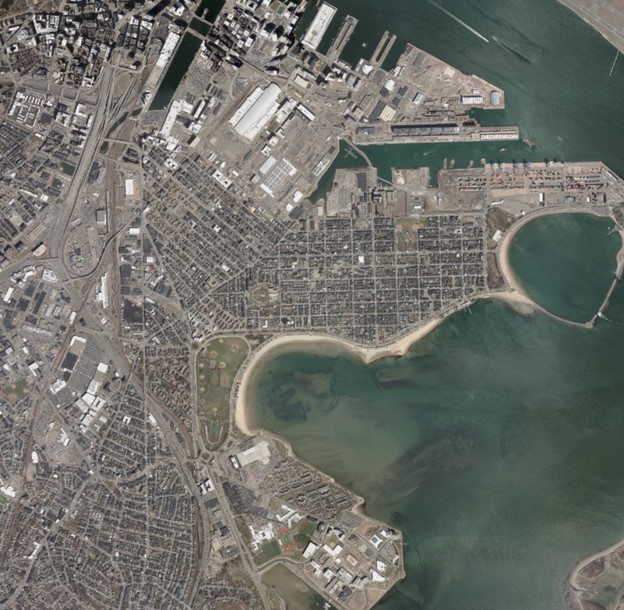
#> input picture Tests/Images/Boston_Mod.jpg, 624 x 610 px
$ python FREAK_test.py   (older library calls are emulated)
#> lines starting #> are read from the running program, lines starting #| are printed output that depends on the picture
import cv2
from matplotlib import pyplot as plt
from skimage import exposure

# read images
mod = cv2.imread('Images/Boston_Mod.jpg')
#> mod is the input picture: shape (610, 624, 3); mean B, G, R 105, 111.1, 109.6
mac = cv2.imread('Images/Boston_Mac.jpg')
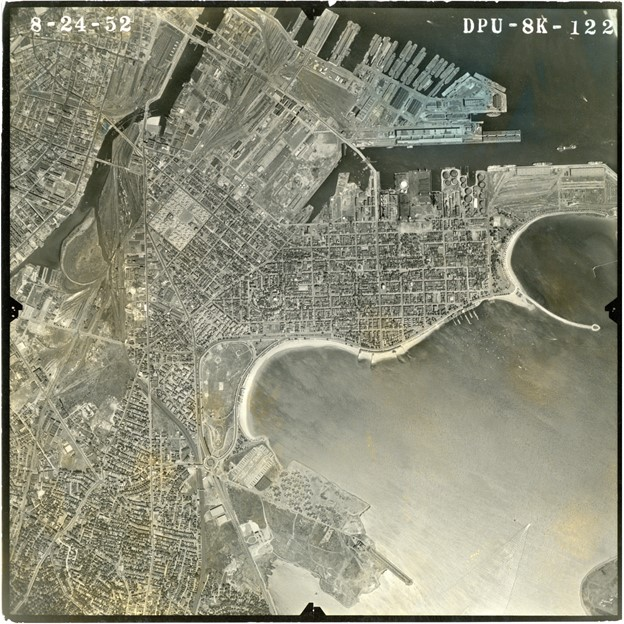
#> input picture Tests/Images/Boston_Mac.jpg, 624 x 624 px
#> mac is the input picture: shape (624, 624, 3); mean B, G, R 119.9, 138.7, 138.5

# histogram matching to adjust the modern image to match the pixel intensity of the MacConnell image
multi = True if mod.shape[-1] > 1 else False
#> multi = True
matchedMod = exposure.match_histograms(mod, mac, multichannel=multi)
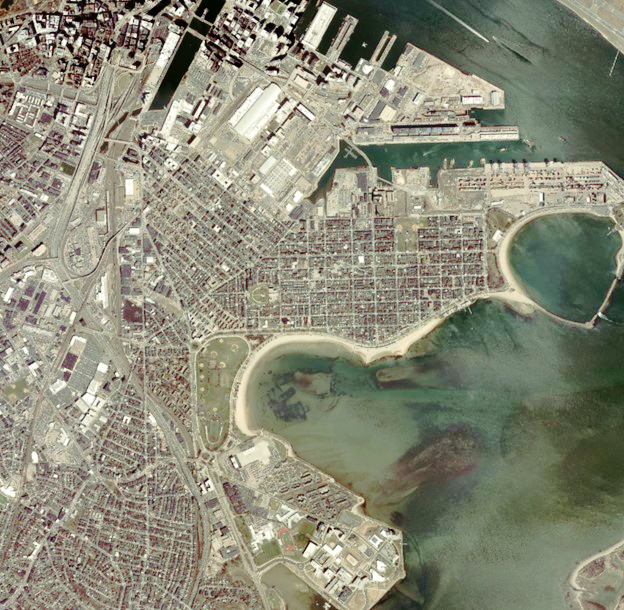
#> matchedMod: shape (610, 624, 3); mean B, G, R 119.8, 138.5, 138.2

# convert to grayscale
grayMod = cv2.cvtColor(mod, cv2.COLOR_BGR2GRAY)
grayMac = cv2.cvtColor(mac, cv2.COLOR_BGR2GRAY)
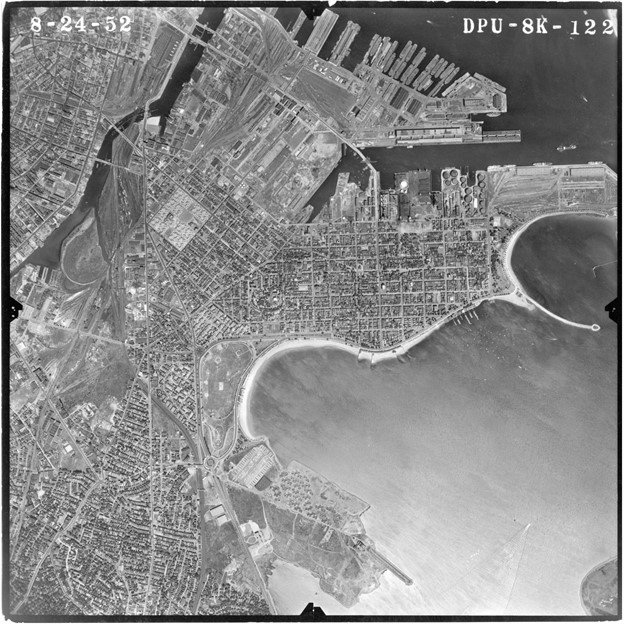
#> grayMac: shape (624, 624); min 0, max 255, mean 136.5

# edge detection using Canny
edgesMac = cv2.Canny(grayMac, 100, 200)
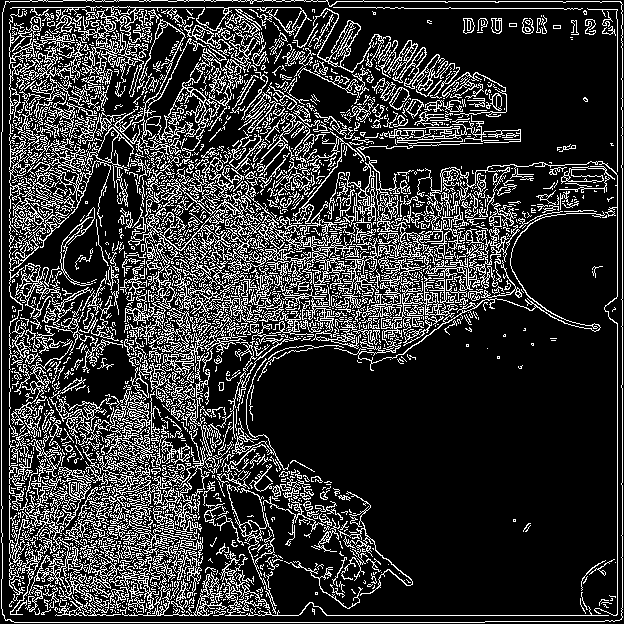
#> edgesMac: shape (624, 624); 20.6% white in thin lines or dots
edgesMod = cv2.Canny(matchedMod, 100, 200)
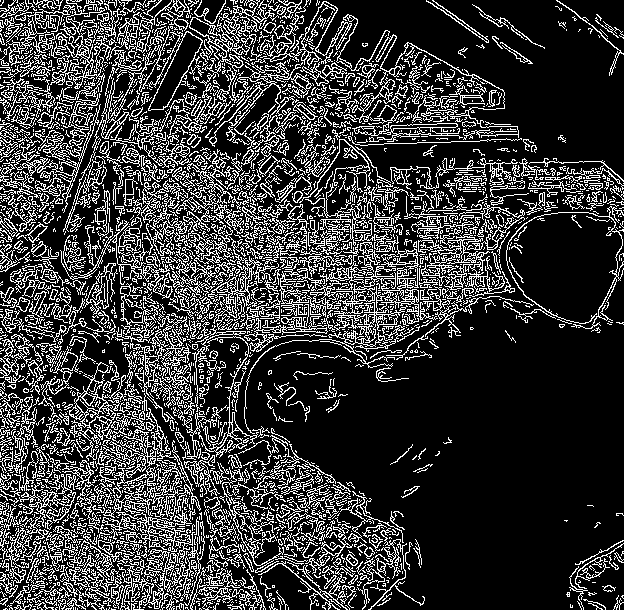
#> edgesMod: shape (610, 624); 22.4% white in thin lines or dots

# create FREAK and SIFT instance
freakExtractor = cv2.xfeatures2d.FREAK_create()
sift = cv2.SIFT_create()

# generate keypoints with SIFT and their descriptors with FREAK
keypointsMac, _ = sift.detectAndCompute(grayMac, None)
#> keypointsMac = 4050 keypoints; strongest (x, y, size): (528, 29, 2.6), (587, 24, 2.4), (480, 30, 2.7), (604, 24, 2.3)
keypointsMod, _ = sift.detectAndCompute(grayMod, None)
#> keypointsMod = 4817 keypoints; strongest (x, y, size): (217, 42, 2.8), (228, 58, 2.5), (135, 35, 2.5), (66, 29, 2.3)
descriptorsMac = freakExtractor.compute(grayMac, keypointsMac)
descriptorsMod = freakExtractor.compute(grayMod, keypointsMod)
print(descriptorsMac[-1], descriptorsMod[-1])
#> (printed output is left out)
# brute force feature matching of descriptors to match keypoints
bf = cv2.BFMatcher(cv2.NORM_L1, crossCheck=True)
#                      query            train
matches = bf.match(descriptorsMac[-1], descriptorsMod[-1])
#> matches = 772 matches
matches = sorted(matches, key=lambda x: x.distance)

# plot matches
#> (the run stopped early here; a loop or call above may not have finished)
